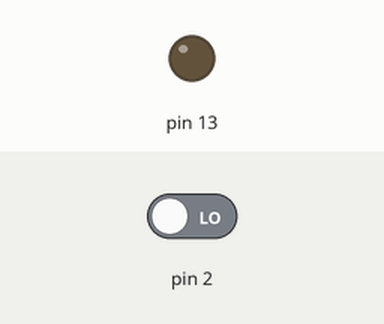
Simulated run of this sketch. Board: Arduino Uno, built with avr-gcc and run on an emulated ATmega328P. On the bench: output pins drawn as LEDs (lit = HIGH). The test bench sets the inputs (shaded band); at power-on: pin 2 LOW.

Above: at 1.2 s.
1.3 s: pin 2 driven HIGH
At 2.0 s:
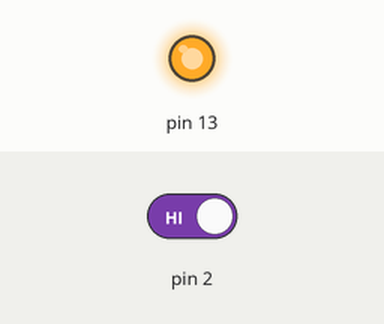
Timing chart, 0 to 4.3 s (numbered marks = the images above; inputs shaded):
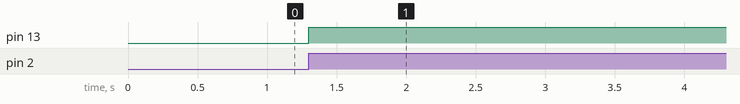

The sketch:

lab3.ino
```cpp
volatile byte state = LOW;

void setup(){
  pinMode (2, INPUT);
  pinMode (13, OUTPUT);
  attachInterrupt(digitalPinToInterrupt(2),verificaBotao,RISING);
}

void loop() {
  digitalWrite(13,state);
  delay(100);
}

void verificaBotao(){
  state=!state;
}
```

Measured:
- after the input at 1.3 s, pin 13: LOW → HIGH at once
